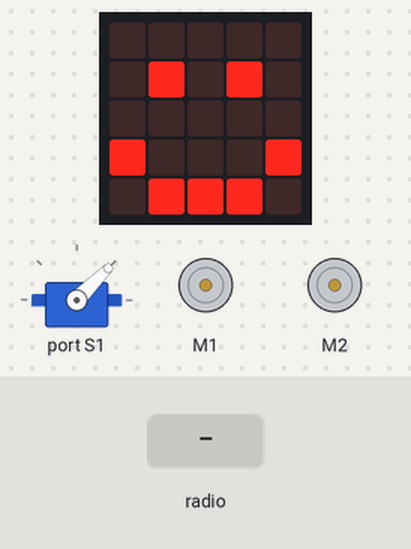
A program run on a simulated BBC micro:bit (MakeCode). Shown: the board's 5×5 LED display, servo, 2 × DC motor (green arrow = forward, orange = backward, longer = faster). Inputs (shaded band) come from the test bench.

Above: at 1.8 s.
1.9 s: radio message "F=1" arrives
At 3.1 s:
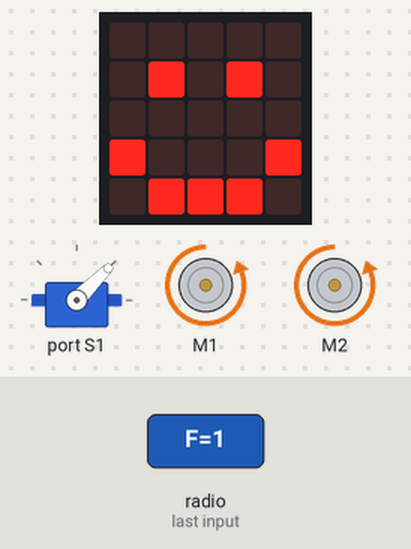
3.4 s: radio message "F=100" arrives
At 4.3 s:
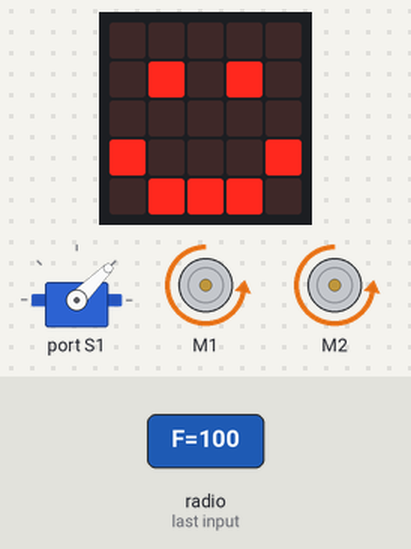
4.9 s: radio message "B=100" arrives
At 5.5 s:
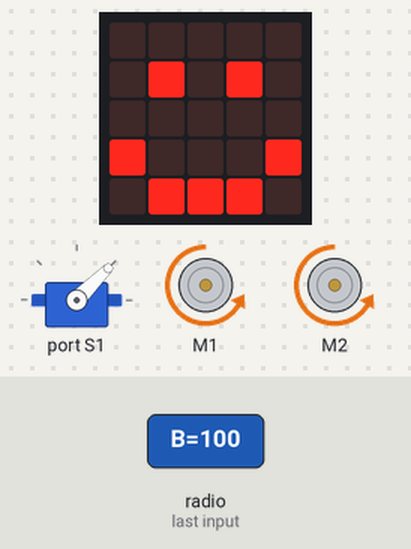
6.4 s: radio message "R=1" arrives
At 7.6 s:
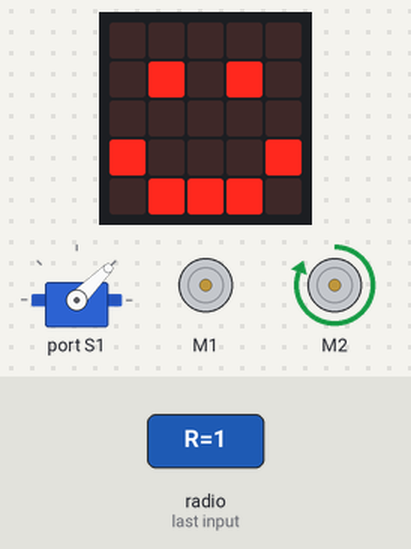
7.9 s: radio message "R=100" arrives
At 8.9 s:
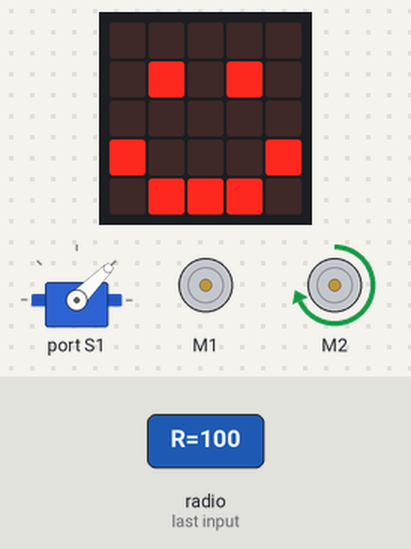
9.4 s: radio message "L=1" arrives
At 10.1 s:
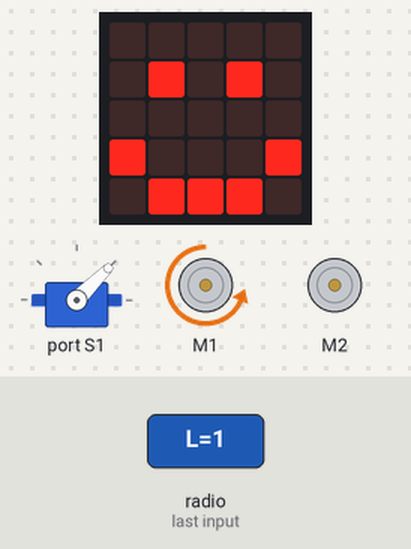
Timing chart, 0 to 11.9 s (numbered marks = the images above; inputs shaded):
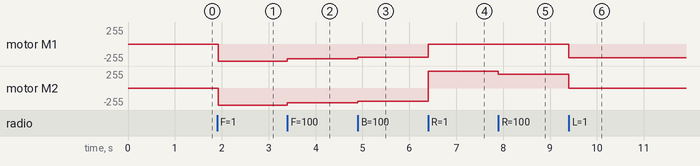

Measured:
- after the input at 1.9 s, motor M1, motor M2: stopped → backward 255/255 at once
- after the input at 3.4 s, motor M1, motor M2: backward 255/255 → backward 223/255 at once
- after the input at 4.9 s, motor M1, motor M2: backward 223/255 → backward 201/255 at once
- after the input at 6.4 s, motor M1: backward 201/255 → stopped at once; motor M2: backward 201/255 → forward 255/255 at once
- after the input at 7.9 s, motor M2: forward 255/255 → forward 208/255 at once
- after the input at 9.4 s, motor M1: stopped → backward 209/255 at once; motor M2: forward 208/255 → stopped at once

The program:

main.ts
```typescript
radio.onReceivedString(function (receivedString) {
    if (receivedString == "up") {
        angulo = 5
        maqueen.servoRun(maqueen.Servos.S1, angulo)
    } else if (receivedString == "down") {
        angulo = 85
        maqueen.servoRun(maqueen.Servos.S1, angulo)
    } else if (receivedString == "center") {
        angulo = 45
        maqueen.servoRun(maqueen.Servos.S1, angulo)
    } else if (receivedString == "stop") {
        maqueen.motorStop(maqueen.Motors.All)
    }
})
radio.onReceivedValue(function (name, value) {
    if (name == "F") {
        maqueen.motorRun(maqueen.Motors.All, maqueen.Dir.CW, Math.map(value, 550, 1024, 10, 255))
    } else if (name == "B") {
        maqueen.motorRun(maqueen.Motors.All, maqueen.Dir.CCW, Math.map(value, 1, 450, 255, 10))
    } else if (name == "R") {
        maqueen.motorRun(maqueen.Motors.M1, maqueen.Dir.CW, 0)
        maqueen.motorRun(maqueen.Motors.M2, maqueen.Dir.CW, Math.map(value, 1, 450, 255, 40))
    } else if (name == "L") {
        maqueen.motorRun(maqueen.Motors.M2, maqueen.Dir.CW, 0)
        maqueen.motorRun(maqueen.Motors.M1, maqueen.Dir.CW, Math.map(value, 550, 1024, 40, 255))
    }
})
let angulo = 0
basic.showIcon(IconNames.Happy)
radio.setGroup(10)
let orden = ""
angulo = 45
maqueen.servoRun(maqueen.Servos.S1, angulo)
basic.forever(function () {

})
```

test.ts
```typescript
// aquí va el archivo "tests"; esto no se compilará cuando este paquete se utilice como una extensión.
```
